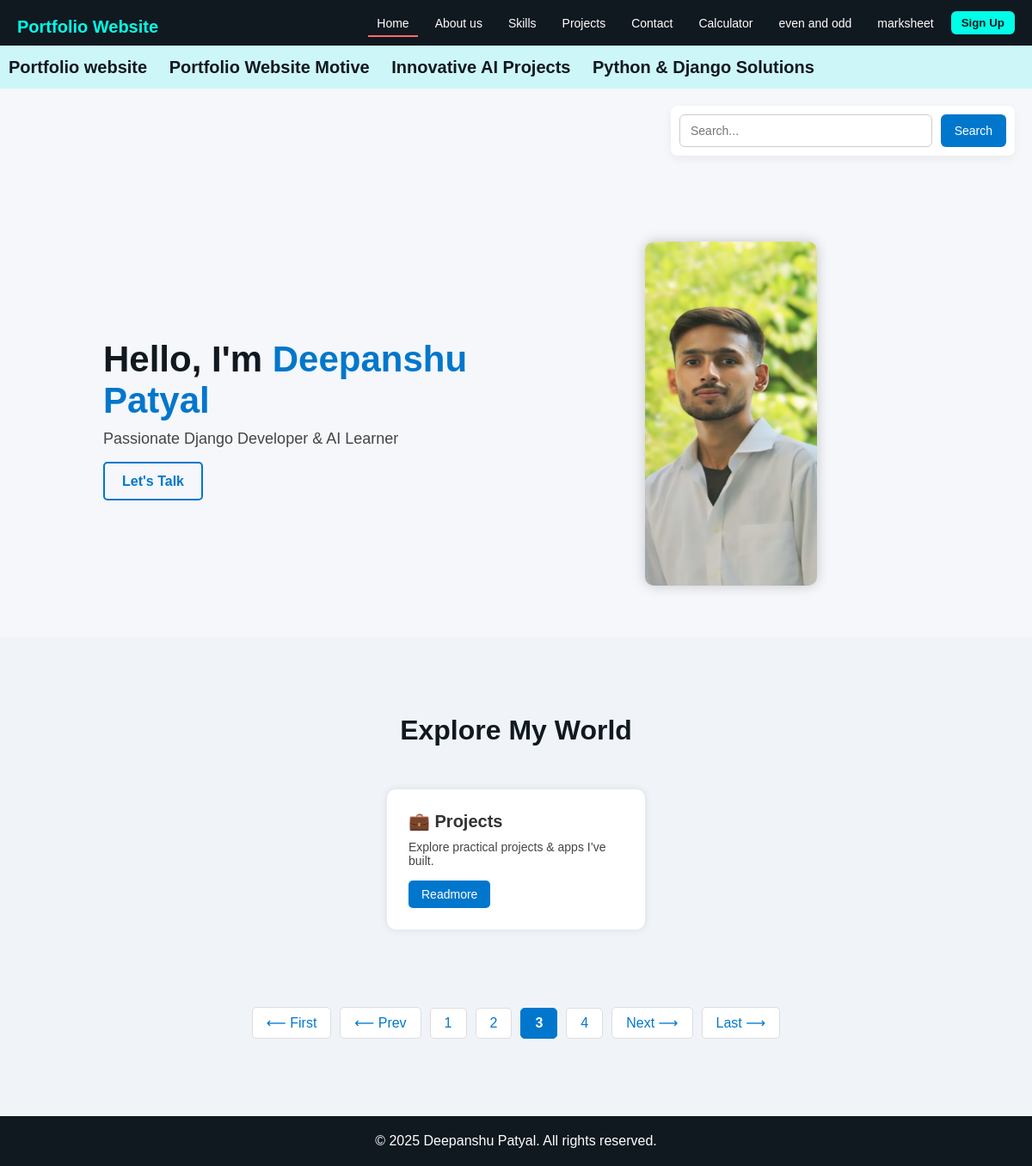
/?page=3, run on the app's committed database.
### portfolio/models.py (models this page shows)
class portfolio(models.Model):
    portfolio_title = models.CharField(max_length=100)
    portfolio_desc = HTMLField()
    portfolio_imag=models.FileField(upload_to="portfolio/",max_length=250,null=True,default=None)
    portfolio_slug = models.SlugField(unique=True, null=True, default=None)

### services/models.py (models this page shows)
class services(models.Model):
    services_icon=models.CharField(max_length=50)
    services_title=models.CharField(max_length=50)
    services_des=models.TextField()
    services_button_text = models.CharField(max_length=50)
    services_button_link = models.URLField(max_length=200)

### BharatBuilds/views.py (the view)
# urls.py: 2. Add a URL to urlpatterns:  path('', views.home, name='home')
def home(request):
    portfolioData=portfolio.objects.all()
    servicesData=services.objects.all().order_by('id')
    paginator=Paginator(servicesData,1)
    page_number=request.GET.get('page')
    service=paginator.get_page(page_number)
    totalpage= service.paginator.num_pages
    if request.method=="GET":
        st=request.GET.get('search')
        if st!=None:
            servicesData=services.objects.filter(services_title__icontains=st)
    data={
        'servicesData':service,
        'portfolioData':portfolioData,
        'lastpage': totalpage,
        'totalpagelist':[n+1 for n in range(totalpage)]
    }
    return render(request,"index.html",data)

### templates/index.html (shortened to what this page needs)
{% extends 'base.html' %}
{% block content %}
{% load static %}
<section class="marq" style="  background-color: rgba(11, 252, 248, 0.15); /* This is already yours */
  padding: 15px 10px;
  width: 100%;
  font-size: 20px;
  font-weight: 700;
  border-bottom: none;
  line-height: 1;">
  <marquee onmouseover="stop()" onmouseout="start()"style=" margin: 0;
  padding: 0px;
  border: none;
  background: transparent;
  line-height: 1;
  display: block;">
    {% for portfolio in portfolioData %}
      <a href="/portfoliodetails/{{portfolio.portfolio_slug}}">{{ portfolio.portfolio_title }}</a>
    {% endfor %}
  </marquee>
</section>
<section class="search-bar" >
  <form method="get" class="seo" >
    <input type="text" name="search" placeholder="Search..." />
    <button type="submit" >Search</button>
  </form>
</section>
<section class="home" style="padding: 60px 10%;
  background-color: #f5f7fa;
  width: 100%;
  display: flex;
  justify-content: center;">
  <div class="hero" style="display: flex;
  justify-content: space-between;
  align-items: center;
  flex-wrap: wrap;
  gap: 40px;
  max-width: 1200px;
  width: 100%;">
    <div class="hero-text">
      <h1>Hello, I'm <span>Deepanshu Patyal</span></h1>
      <p>Passionate Django Developer & AI Learner</p>
      <div class="hero-buttons">
        <a href="/contact" class="btn-secondary">Let's Talk</a>
      </div>
    </div>
    <div class="hero-img" >
      <img src="{% static 'deepanshu.jpg' %}" alt="Deepanshu Patyal" style="flex: 1;
  min-width: 80px;
  max-width: 200px;
  height:400px;
  display: flex;
  justify-content: center;"/>
    </div>
  </div>
</section>
<section class="home-highlights" id="cards">
  <h2>Explore My World</h2>
  <div class="highlight-cards">
    {% for n in servicesData %}
      <div class="card">
        <h3>{{n.services_icon}} {{n.services_title}}</h3>
        <p>{{n.services_des | capfirst}}</p>
        <a href="{{ n.services_button_link }}" class="card-btn">
          {{ n.services_button_text }}
        </a>
      </div>
    {% empty %}
      <h1 style="background: skyblue">NO Data Found</h1>
    {% endfor %}
  </div>
</section>
<div class="pages" style="margin-top: 20px; text-align: center;">
  {% if servicesData.number != 1 %}
  <a href="?page=1" class="scroll-to-cards">⟵ First</a>
{% endif %}
  {% if servicesData.has_previous %}
    <a href="?page={{ servicesData.previous_page_number }}" class="scroll-to-cards">⟵ Prev</a>
  {% endif %}
 {% for n in totalpagelist %}
  <a class="page-link {% if servicesData.number == n %}active-page{% endif %}" href="?page={{n}}">{{n}}</a>
{% endfor %}
  {% if servicesData.has_next %}
    <a href="?page={{ servicesData.next_page_number }}" class="scroll-to-cards">Next ⟶</a>
  {% endif %}
  {% if servicesData.number != servicesData.paginator.num_pages %}
  <a href="?page={{ lastpage }}" class="scroll-to-cards">Last ⟶</a>
{% endif %}
</div>
{% endblock %}

### static/index.css (style rules this page uses)
* { box-sizing: border-box; }
body, html { overflow-x: hidden; max-width: 100vw; }
.marq { background-color: rgba(252, 224, 11, 0.15); padding: 8px 10px; width: 100%; font-size: 16px; font-weight: 500; }
.marq a { color: #101820; text-decoration: none; margin-right: 20px; }
.home { padding: 60px 10%; background-color: #f5f7fa; }
.hero { display: flex; justify-content: space-between; align-items: center; flex-wrap: wrap; gap: 40px; }
.hero-text { flex: 1; min-width: 280px; }
.hero-text h1 { font-size: 42px; margin-bottom: 10px; color: #101820; }
.hero-text h1 span { color: #0077cc; }
.hero-text p { font-size: 18px; color: #444; margin-bottom: 30px; }
.hero-buttons a { text-decoration: none; padding: 12px 20px; margin-right: 10px; border-radius: 5px; font-weight: bold; transition: 0.3s; }
.btn-secondary { background-color: transparent; color: #0077cc; border: 2px solid #0077cc; }
.hero-img { flex: 1; min-width: 280px; max-width: 500px; display: flex; justify-content: center; }
.hero-img img { width: 100%; height: auto; border-radius: 10px; box-shadow: 0 0 15px rgba(0, 0, 0, 0.2); }
.home-highlights { padding: 50px 10%; text-align: center; margin-top: 40px; }
.home-highlights h2 { font-size: 32px; margin-bottom: 40px; color: #101820; }
.highlight-cards { display: flex; flex-wrap: wrap; justify-content: center; gap: 30px; }
.card { background: #fff; padding: 25px; border-radius: 10px; width: 100%; max-width: 300px; box-shadow: 0 0 10px rgba(0, 0, 0, 0.1); text-align: left; }
.card h3 { font-size: 20px; margin-bottom: 10px; }
.card p { font-size: 14px; margin-bottom: 15px; color: #444; }
.card-btn { display: inline-block; padding: 8px 15px; background-color: #0077cc; color: white; text-decoration: none; border-radius: 5px; font-size: 14px; }
.pages { display: flex; flex-wrap: wrap; justify-content: center; align-items: center; gap: 10px; padding: 20px 0; margin-top: 20px; }
.pages a { color: #0077cc; background-color: #fff; border: 1px solid #ddd; padding: 8px 16px; text-decoration: none; border-radius: 5px; font-weight: 500; transition: all 0.3s ease; }
.pages .page-link { min-width: 36px; text-align: center; }
.pages .active-page { background-color: #0077cc; color: #fff; border-color: #0077cc; font-weight: bold; }
.search-bar { display: flex; justify-content: flex-end; padding: 10px 20px; background-color: #f5f7fa; }
.seo { display: flex; gap: 8px; width: 280px; background-color: white; padding: 5px; border-radius: 6px; box-shadow: 0 2px 5px rgba(0, 0, 0, 0.05); }
.seo input[type="text"] { flex: 1; padding: 8px; font-size: 14px; border: 1px solid #ccc; border-radius: 4px; }
.seo button { padding: 8px 14px; font-size: 14px; background-color: #0077cc; color: white; border: none; border-radius: 4px; cursor: pointer; transition: background 0.3s ease; }

### static/style1.css (style rules this page uses)
* { margin: 0; padding: 0; box-sizing: border-box; }
div { margin-top: 10px; }

### static/style3.css (style rules this page uses)
html, body { height: 100%; margin: 0; padding: 0; display: flex; flex-direction: column; }

### static/responsive.css (style rules this page uses)
* { margin: 0; padding: 0; box-sizing: border-box; }
body, html { width: 100%; overflow-x: hidden; font-family: 'Poppins', sans-serif; }

### templates/index.html (style rules this page uses)
.search-bar { display: flex; justify-content: right; align-items: center; padding: 20px ; background-color: #f5f7fa; }
.seo { display: flex; gap: 10px; width: 100%; max-width: 400px; background-color: white; padding: 10px; border-radius: 8px; box-shadow: 0 4px 12px rgba(0, 0, 0, 0.05); }
.seo input[type="text"] { flex: 1; padding: 10px 12px; font-size: 14px; border: 1px solid #ccc; border-radius: 6px; outline: none; transition: border-color 0.3s ease; }
.seo button { padding: 10px 16px; font-size: 14px; background-color: #0077cc; color: white; border: none; border-radius: 6px; cursor: pointer; transition: background-color 0.3s ease; }

### data on the page
portfolio: portfolio_title "Portfolio website"
portfolio: portfolio_title "Portfolio Website Motive"
portfolio: portfolio_title "Innovative AI Projects"
portfolio: portfolio_title "Python & Django Solutions"
services: services_icon "💼", services_title "Projects", services_des "Explore practical projects & apps I’ve built.", services_button_text "Readmore"

### other printed values
{{ n }} "1" "2" "3" "4"
